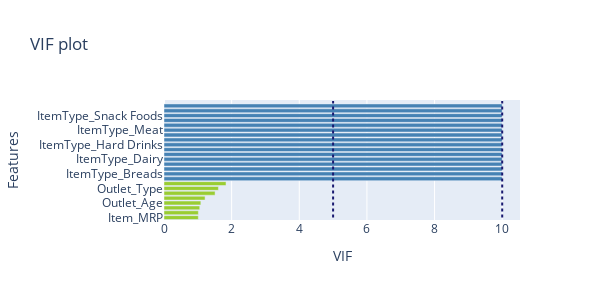

Notebook cell for this chart:
### Code cell
def multi_collinear(x_train_processed):
    truncate_value=10
    exog_df=x_train_processed.loc[:,x_train_processed.columns!=target_var]
    exog_df=x_train_processed.copy()
    
    exog_df=add_constant(exog_df)
    vifs=pd.Series([1/(1.-OLS(exog_df[col].values,
                              exog_df.loc[:,exog_df.columns!=col].values).fit().rsquared) for col in exog_df],
                   index=exog_df.columns,
                   name='VIF')
    
    vifs=pd.DataFrame(vifs)
    vifs.drop('const',axis=0,inplace=True)
    vifs=vifs['VIF'].where(vifs['VIF']<=truncate_value,truncate_value)
    vifs=pd.DataFrame(vifs)
    vifs_df=vifs.sort_values(by=['VIF'],ascending=True)
    
    vifs_df['colors']=np.where(vifs_df.VIF<=5,'yellowgreen',
                                 np.where((vifs_df.VIF>5) & (vifs_df.VIF<=10),'steelblue','tomato'))
    
    Layout=go.Layout(title="VIF plot", xaxis=dict(title='VIF'),yaxis=dict(title='Features'))
    fig=go.Figure(go.Bar(x=vifs_df.VIF,y=vifs_df.index.tolist(),
                         orientation='h',marker_color=vifs_df['colors']),layout=Layout)
    fig.add_shape(type="line",x0=5,y0=0,x1=5,y1=len(vifs_df.index.tolist()),
                  line=dict(color="midnightblue",width=2,dash="dot"))
    fig.add_shape(type="line",x0=10,y0=0,x1=10,y1=len(vifs_df.index.tolist()),
                  line=dict(color="midnightblue",width=2,dash="dot"))
    
    fig.update_layout(width=600,height=300)
    fig.show(config={'displaylogo':False})
    return vifs

vifs=multi_collinear(x_train)


def multi_col_vars(vifs):
    multicorr_vars=vifs['VIF'].loc[lambda x:x>=10].index.tolist()
    col_to_drop=multicorr_vars
    
    if col_to_drop==[]:
        #clear_output()
        print("No columns were dropped")
    else:
        #clear_output()
        x_train.drop(col_to_drop,axis=1,inplace=True)
        display(Markdown('Successfully dropped:{}'.format(",".join(col_to_drop))))
        
        display(x_train.dtypes)
    return x_train


x_train=multi_col_vars(vifs)

### Figure 1 — Plotly figure (JSON) as saved in the notebook; plotly's stock layout.template omitted (floating-point values rounded to 4 significant figures)
{"data": [{"marker": {"color": ["yellowgreen", "yellowgreen", "yellowgreen", "yellowgreen", "yellowgreen", "yellowgreen", "yellowgreen", "yellowgreen", "steelblue", "steelblue", "steelblue", "steelblue", "steelblue", "steelblue", "steelblue", "steelblue", "steelblue", "steelblue", "steelblue", "steelblue", "steelblue", "steelblue", "steelblue", "steelblue"]}, "orientation": "h", "type": "bar", "x": [1.014, 1.016, 1.056, 1.089, 1.214, 1.51, 1.609, 1.834, 10, 10, 10, 10, 10, 10, 10, 10, 10, 10, 10, 10, 10, 10, 10, 10], "y": ["Item_MRP", "Item_Weight", "Item_Visibility", "Outlet_Age", "Item_Fat_Content", "Outlet_Size", "Outlet_Type", "Outlet_Location_Type", "ItemType_Baking Goods", "ItemType_Breads", "ItemType_Breakfast", "ItemType_Canned", "ItemType_Dairy", "ItemType_Frozen Foods", "ItemType_Fruits and Vegetables", "ItemType_Hard Drinks", "ItemType_Health and Hygiene", "ItemType_Household", "ItemType_Meat", "ItemType_Others", "ItemType_Seafood", "ItemType_Snack Foods", "ItemType_Soft Drinks", "ItemType_Starchy Foods"]}], "layout": {"height": 300, "shapes": [{"line": {"color": "midnightblue", "dash": "dot", "width": 2}, "type": "line", "x0": 5, "x1": 5, "y0": 0, "y1": 24}, {"line": {"color": "midnightblue", "dash": "dot", "width": 2}, "type": "line", "x0": 10, "x1": 10, "y0": 0, "y1": 24}], "title": {"text": "VIF plot"}, "width": 600, "xaxis": {"title": {"text": "VIF"}}, "yaxis": {"title": {"text": "Features"}}}}
